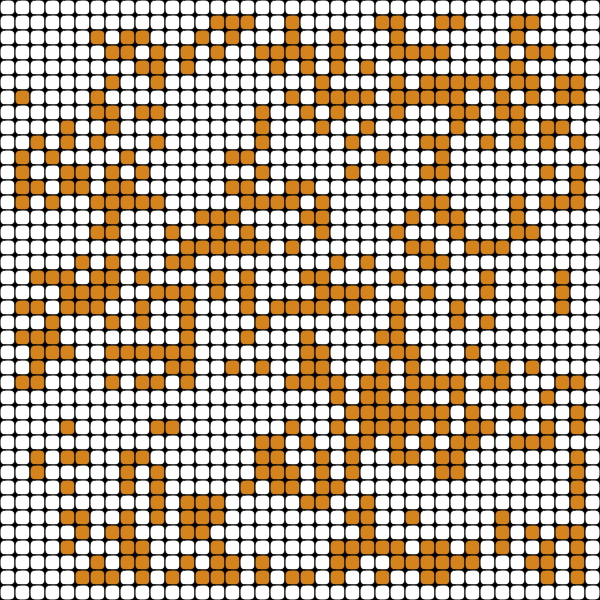
Frame 1 (no input)
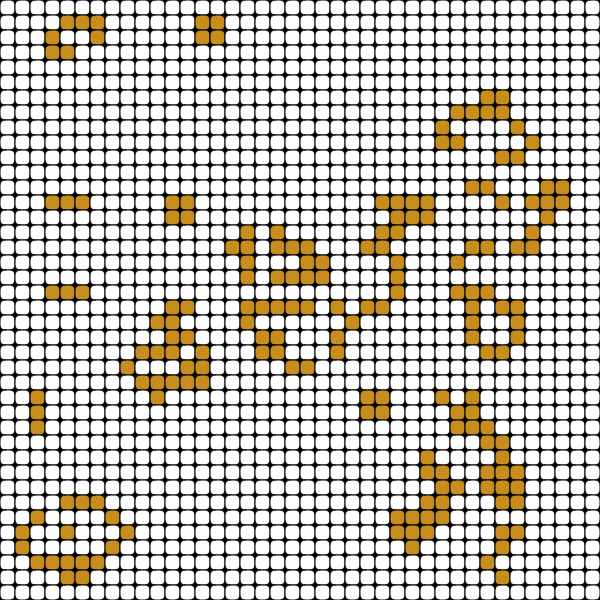
Frame 60 (no input)
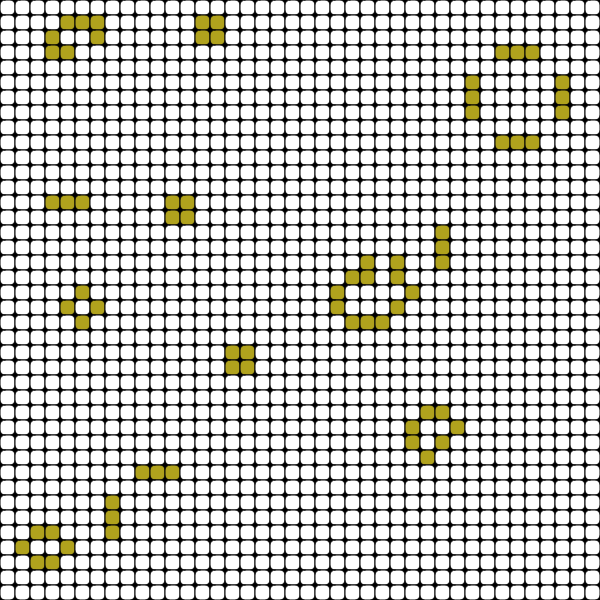
Frame 120 (the mouse pressed at the canvas centre since frame 60)

The p5.js sketch that drew these frames (run headless with seeded random() and noise() and a simulated clock; from frame 60 on, the mouse is pressed at the canvas centre):

// p5.js sketch
// ── sketch.js
// Matrix to save the state of the game and the next move
let current, next;

// Number of cells on each row
let numberCell;

// Size of each cell based on screen rate
let cellSize;

// Arrays with the neighbor directions
let movesX = [0,1,1,1,0,-1,-1,-1];
let movesY = [-1,-1,0,1,1,1,0,-1];

// Variable to keep the state of the game
let pause; 

// Color params
let colorProgress; 
let color1;
let color2;

function setup() {
  pause = false;
  // We use the same size to keep the rate in height and width 
  canvasSize = 600;
  numberCell = 40;
  
  colorProgress = 0.00;
  color1 = color(117, 213, 29);
  color2 = color(213, 131, 29);

  cellSize = canvasSize / numberCell;
  createCanvas(canvasSize, canvasSize); 

  // Initialize the game matrix
  current = new Array(numberCell);
  next    = new Array(numberCell);

  for(let i = 0; i < numberCell; i++){
    current[i] = new Array(numberCell); 
    next[i]    = new Array(numberCell);
  }

  frameRate(30);
  clearBoard();
}

function clearBoard() {
  for(let i = 0; i < numberCell; i++){
    for(let j = 0; j < numberCell; j++){
      current[i][j] = floor(random(2));
    }
  }
}

function keyPressed() {
  if (key === ' ') 
    clearBoard();
    
  if (key === 'z'){
    pause = !pause;
  }
}

function mouseDragged(event) {
  let posX = floor(mouseX / cellSize);
  let posY = floor(mouseY / cellSize);

  if (posX <= 0 || posY <= 0 || posX >= numberCell - 1 || posY >= numberCell - 1)
    return;

  // Brush
  current[posX][posY] = 1;
  current[posX+1][posY] = 1;
  current[posX][posY+1] = 1;
  current[posX-1][posY] = 1;
  current[posX][posY-1] = 1;
}

function mouseClicked() {
  let posX = floor(mouseX / cellSize);
  let posY = floor(mouseY / cellSize);

  if (posX <= 0 || posY <= 0 || posX >= numberCell - 1 || posY >= numberCell - 1)
    return;

  
  // Brush
  current[posX][posY] = 1;
  current[posX+1][posY] = 1;
  current[posX][posY+1] = 1;
  current[posX-1][posY] = 1;
  current[posX][posY-1] = 1;
}



function draw() {
  background(0); // Black background

  if(!pause)
    calculateNextStep();

  drawStep();
  colorProgress = (colorProgress + 0.2) % 100;
}

function drawStep() {
  for(let i = 0; i < numberCell; i++){
    for(let j = 0; j < numberCell; j++){
      if(current[i][j] == 0)
        fill(255);
      else {
        fill(lerpColor(color1, color2, (Math.cos(colorProgress)+1)/2)); // For crazy color changes
      }

      stroke(0);
      rect(i*cellSize, j*cellSize, cellSize, cellSize, 5, 5);
    }
  }
}

function calculateNextStep() {
  // Clear the number of neighbours 
  for(let i = 0; i < numberCell; i++){
    for(let j = 0; j < numberCell; j++){
      next[i][j] = 0;
    }
  }
  // We start from 1 to avoid exit from the matrix
  for(let i = 1; i < numberCell-1; i++){
    for(let j = 1; j < numberCell-1; j++){
      let neighbors = 0;
      for(let k = 0; k < movesX.length; k++)
        neighbors += current[i + movesX[k]][j + movesY[k]];
      
      // Rules
      if(current[i][j] == 1) { // Alive
        if(neighbors < 2) // Underpopulation
         next[i][j] = 0; 
        else if(neighbors == 2 || neighbors == 3)  // Lives
          next[i][j] = 1;
        else if(neighbors > 3) // Overpopulation
          next[i][j] = 0;
      }
      else  { // Dead 
        if(neighbors == 3) // Live if there are exactly 3 neighbours alive
          next[i][j] = 1;
      }
    }
  }

  // Swap the matrix
  let temp = current;
  current = next;
  next = temp;
}

// ── style.css
html, body {
  margin: 0;
  padding: 0;
}

canvas {
  display: block;
}

/* For centering canvas */
body { 
  background-color: rgb(92 92 92);
  display: flex; 
  justify-content: center;
  align-content: center;
}


main {
  margin-top: 200px;
}
